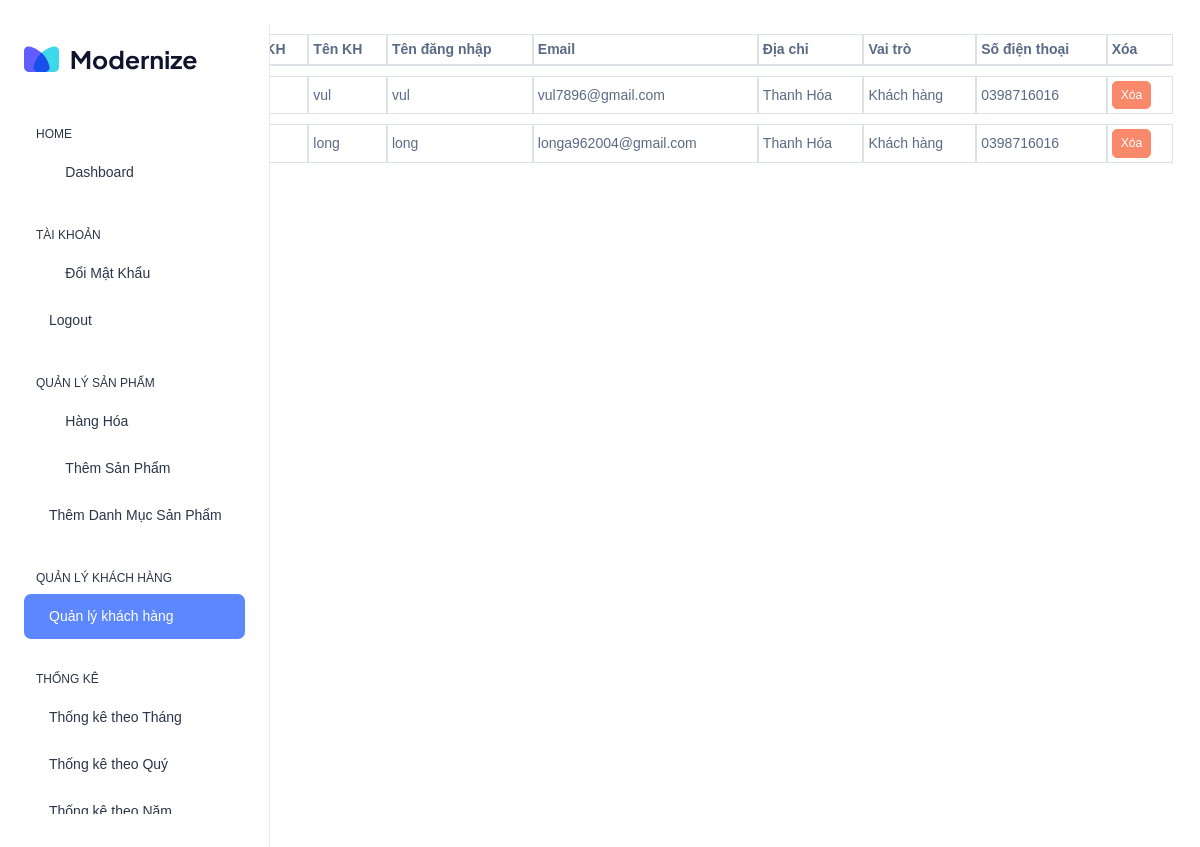
/Admin/?controller=QlyKhachHang&action=QlyKhachHang (signed in), run on the app's committed database.
### tables this page shows
CREATE TABLE `khachhang1` (
  `makh` int(11) NOT NULL,
  `tenkh` varchar(50) NOT NULL,
  `username` varchar(25) NOT NULL,
  `matkhau` varchar(100) NOT NULL,
  `email` varchar(50) NOT NULL,
  `diachi` text NOT NULL,
  `sodienthoai` varchar(12) NOT NULL,
  `vaitro` int(1) DEFAULT 0
);

### Admin/Controller/QlyKhachHang.php (called while the page is built)
<?php
 include_once("View/QuanLyKH.php");
?>

### Admin/Model/UserModel.php (called while the page is built, shortened)
<?php
class UserModel
{
    public function displayUsers() {
        global $conn;
        $query = "SELECT makh, tenkh, username, email, diachi, sodienthoai, vaitro FROM khachhang1";
        $stmt = $conn->prepare($query);
        $stmt->execute();
        $usersData = $stmt->fetchAll(PDO::FETCH_ASSOC);
        return $usersData;
    }
}

### Admin/View/QuanLyKH.php (the view, shortened to what this page needs)
<?php
require_once './Model/Connect.php';
require_once './Model/UserModel.php';
$userModel = new UserModel();
$users = $userModel->displayUsers();
?>
<!DOCTYPE html>
<html lang="en">
<head>
    <link rel="stylesheet" href="https://stackpath.bootstrapcdn.com/bootstrap/4.5.2/css/bootstrap.min.css">
    <link rel="stylesheet" href="./Content/style.css">
    <link rel="stylesheet" href="./Content/assets/css/styles.min.css">
</head>
<body>
    <div class="container  mt-4">
        <table class="table table-sm">
            <thead>
                <tr>
                    <th>Mã KH</th>
                    <th>Tên KH</th>
                    <th>Tên đăng nhập</th>
                    <th>Email</th>
                    <th>Địa chỉ</th>
                    <th>Vai trò</th>
                    <th>Số điện thoại</th>
                    <th>Xóa</th>
                </tr>
            </thead>
            <tbody>
                <?php foreach ($users as $user): ?>
                    <tr>
                        <td><?php echo $user['makh']; ?></td>
                        <td><?php echo $user['tenkh']; ?></td>
                        <td><?php echo $user['username']; ?></td>
                        <td><?php echo $user['email']; ?></td>
                        <td><?php echo $user['diachi']; ?></td>
                        <td><?php echo $user['vaitro'] == 0 ? 'Khách hàng' : 'Quản trị'; ?></td>
                        <td><?php echo $user['sodienthoai']; ?></td>
                        <td>
                            <form method="post" onsubmit="return confirm('Bạn có chắc chắn muốn xóa?');">
                                <input type="submit" class="btn btn-danger btn-sm" value="Xóa">
                            </form>
                        </td>
                    </tr>
                <?php endforeach; ?>
            </tbody>
        </table>
    </div>
</body>
</html>

### Admin/Content/style.css (style rules this page uses)
* { font-family: "Anta", sans-serif; font-weight: 400; font-style: normal; }
.table { border-collapse: separate; border-spacing: 0 10px; }
.table td, .table th { border: 1px solid #dee2e6; vertical-align: middle; padding: 10px; box-shadow: 0 4px 8px rgba(0, 0, 0, 0.1); }

### Admin/View/QuanLyKH.php (style rules this page uses)
.container { width: 80%; margin-right: 15px; }

### data on the page
khachhang1: tenkh "vul", username "vul", email "vul7896@gmail.com", diachi "Thanh Hóa", vaitro "Khách hàng", sodienthoai "0398716016"
khachhang1: tenkh "long", username "long", email "longa962004@gmail.com", diachi "Thanh Hóa", vaitro "Khách hàng", sodienthoai "0398716016"
